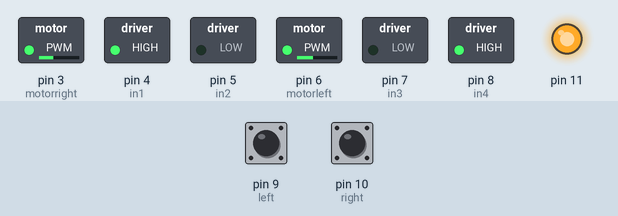
Recording of a sketch running on a simulated Arduino Uno, built with avr-gcc and run on an emulated ATmega328P. Shown: switched loads named in the sketch (green lamp = pin HIGH), output pins drawn as LEDs (lit = HIGH). The test bench sets the inputs (shaded band); at power-on: pin 9 (left) LOW, pin 10 (right) LOW.

Above: at 1.2 s.
1.3 s: pin 9 (left) pulled HIGH for 0.15 s
At 1.37 s:
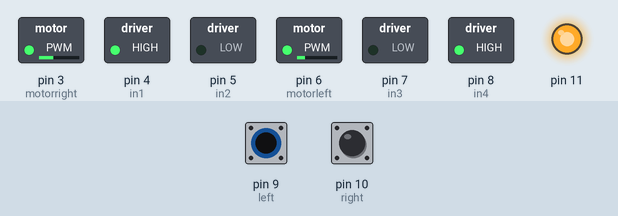
2.9 s: pin 10 (right) pulled HIGH for 0.15 s
At 4.1 s:
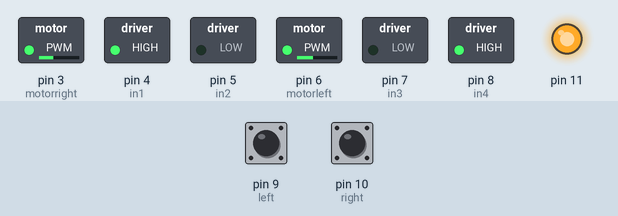
4.5 s: pin 10 (right) pulled HIGH for 3.2 s
At 5.8 s:
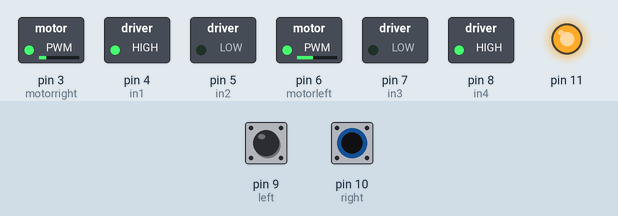
9.2 s: pin 9 (left) pulled HIGH for 3.2 s
At 10.5 s:
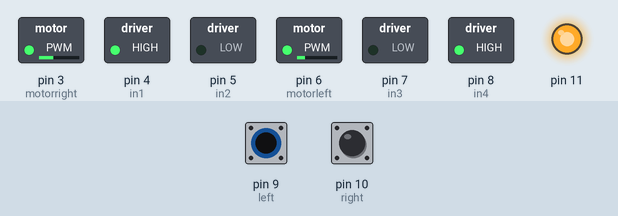
13.9 s: pin 9 (left) driven HIGH and pin 10 (right) driven HIGH
At 15.3 s:
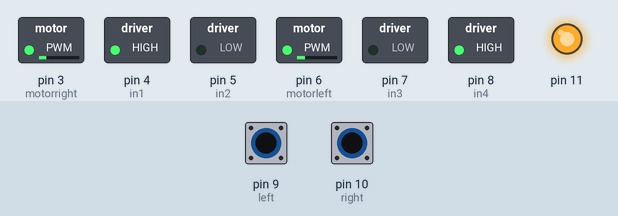
Timing chart, 0 to 16.4 s (numbered marks = the images above; inputs shaded):
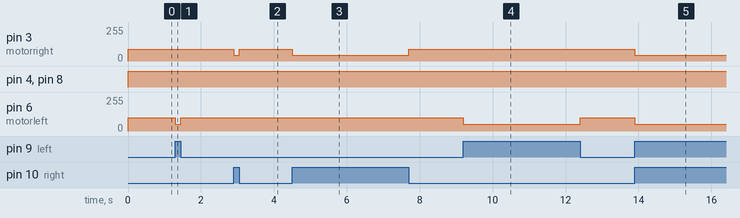

Measured:
- after the input at 1.3 s, pin 6 (motorleft): 100/255 → 50/255 at once, → 100/255 0.15 s later
- after the input at 2.9 s, pin 3 (motorright): 90/255 → 45/255 at once, → 90/255 0.15 s later
- after the input at 4.5 s, pin 3 (motorright): 90/255 → 45/255 at once, → 90/255 3.2 s later
- after the input at 9.2 s, pin 6 (motorleft): 100/255 → 50/255 at once, → 100/255 3.2 s later
- after the input at 13.9 s, pin 3 (motorright): 90/255 → 45/255 at once; pin 6 (motorleft): 100/255 → 50/255 at once

The sketch:

Line_follow_bot.ino
```cpp
int motorleft=6;
int in1=4;
int in2=5;
int motorright=3;
int in3=7;
int in4=8;
int left=9;
int right=10;
int modeleft, moderight;
int lspeed,rspeed;
void setup() {
  // put your setup code here, to run once:
pinMode(motorleft,OUTPUT);
pinMode(motorright,OUTPUT);
pinMode(in1,OUTPUT);
pinMode(in2,OUTPUT);
pinMode(in3,OUTPUT);
pinMode(in4,OUTPUT);
pinMode(11,OUTPUT);
digitalWrite(11,1);
pinMode(left,INPUT);
pinMode(right,INPUT);

  lspeed=100;
  rspeed=0.90*lspeed;
}

void loop() {
  // put your main code here, to run repeatedly:

digitalWrite(in1,1);
digitalWrite(in2,0);
digitalWrite(in3,0);
digitalWrite(in4,1);
modeleft = digitalRead(left);
moderight = digitalRead(right);

if(moderight==1||modeleft==1){
  analogWrite(motorright,rspeed-moderight*0.5*rspeed);
  analogWrite(motorleft,lspeed-modeleft*0.5*lspeed);
}
else{
  analogWrite(motorright,rspeed);
  analogWrite(motorleft,lspeed);
}

}
```
